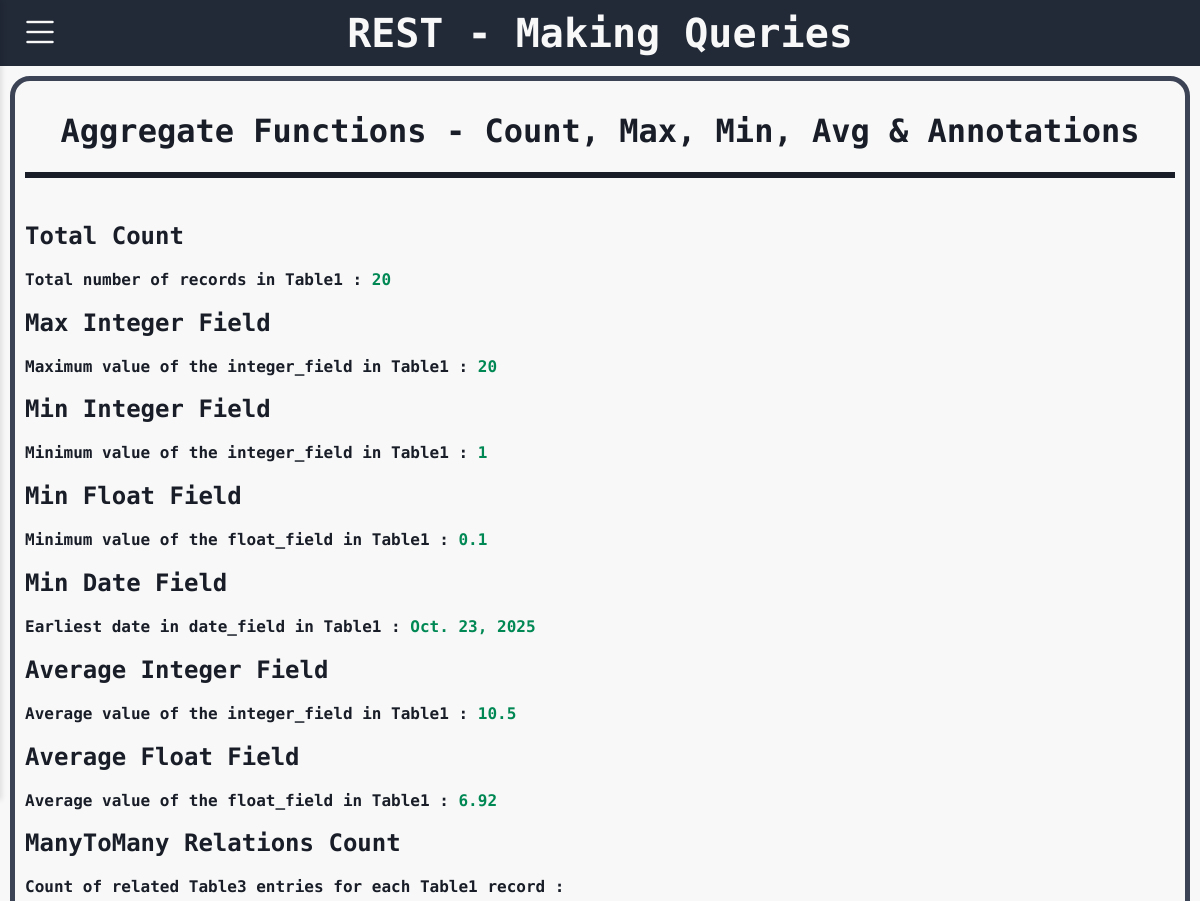
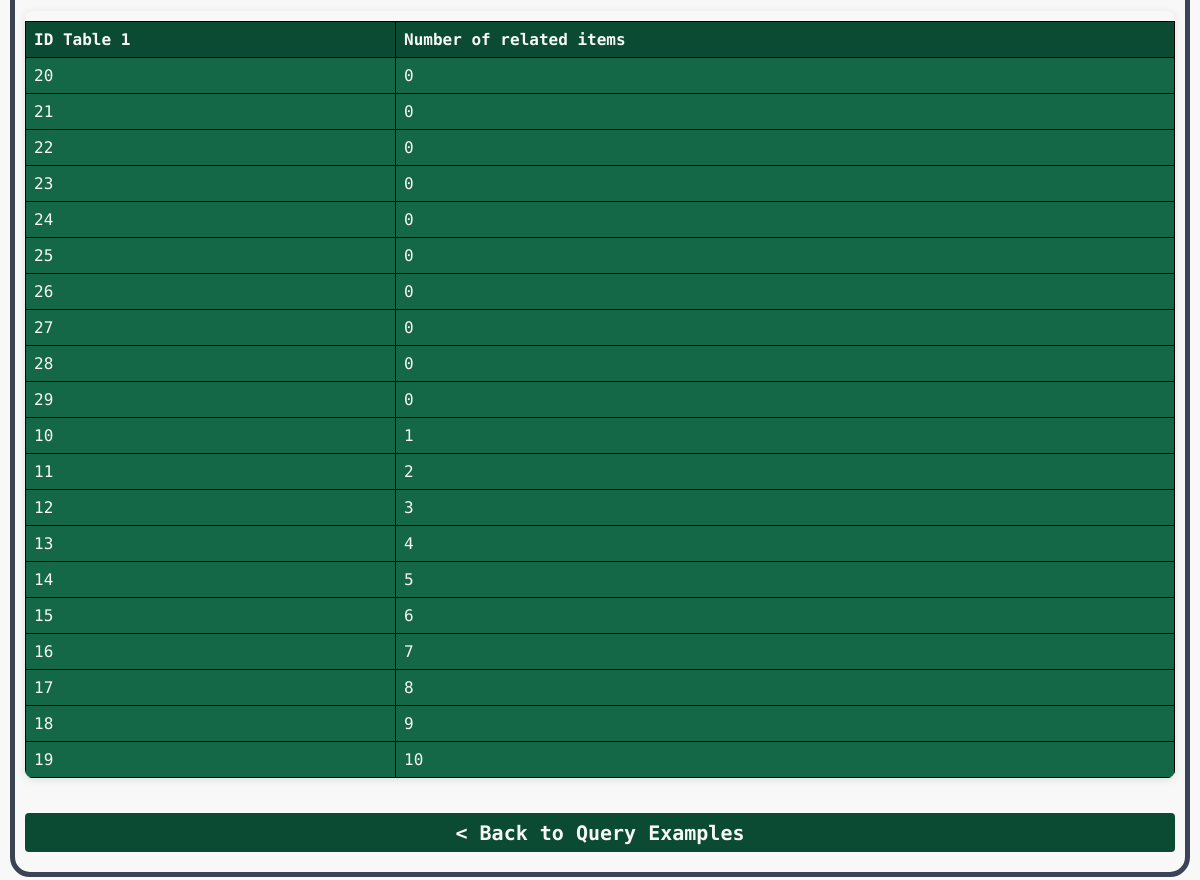
The page /query_values_example on the database its author committed (2 pictures, top to bottom).
### rest/models.py (models this page shows, shortened)
class Table1(models.Model):
    foreign_key = models.ForeignKey(Table2, on_delete=models.CASCADE, related_name='table1_foreign', null=True, blank=True)
    one_to_one = models.OneToOneField(Table2, on_delete=models.CASCADE, related_name='table1_one', null=True, blank=True)
    many_to_many = models.ManyToManyField(Table3, related_name='table1_many', blank=True)
    integer_field = models.IntegerField(null=True, blank=True)      # Integer value (optional)
    float_field = models.FloatField(null=True, blank=True)          # Floating point number
    char_field = models.CharField(max_length=15)                    # Short text with max length
    text_field= models.TextField(blank=True)                        # Long text (optional)
    boolean_field = models.BooleanField(default=False)              # True or False
    date_field = models.DateField(null=True, blank=True)           # Date only
    time_field = models.TimeField(null=True, blank=True)           # Time only
    datetime_field = models.DateTimeField(null=True, blank=True)   # Full date and time
    image_field = models.ImageField(upload_to='images/', null=True, blank=True)  # For image files
    file_field = models.FileField(upload_to='files/', null=True, blank=True)     # For general files

### rest/views.py (the view)
# urls.py: path('query_values_example', views.query_values_example, name='query_values_example'),
def query_values_example(request):
    count_data = Table1.objects.count()
    max_value = Table1.objects.aggregate(Max('integer_field'))
    min_integer = Table1.objects.aggregate(Min('integer_field'))
    min_float = Table1.objects.aggregate(Min('float_field'))
    min_date = Table1.objects.aggregate(Min('date_field'))
    avg_integer = Table1.objects.aggregate(Avg('integer_field'))
    avg_float = Table1.objects.aggregate(Avg('float_field'))
    count_many_to_many = Table1.objects.annotate(num_table3=Count('many_to_many'))
    value_names = [
        'Total Count',
        'Max Integer Field',
        'Min Integer Field',
        'Min Float Field',
        'Min Date Field',
        'Average Integer Field',
        'Average Float Field',
        'ManyToMany Relations Count'
    ]
    value_description = [
        'Total number of records in Table1',
        'Maximum value of the integer_field in Table1',
        'Minimum value of the integer_field in Table1',
        'Minimum value of the float_field in Table1',
        'Earliest date in date_field in Table1',
        'Average value of the integer_field in Table1',
        'Average value of the float_field in Table1',
        'Count of related Table3 entries for each Table1 record'
    ]
    values = [
        count_data,
        max_value['integer_field__max'],
        min_integer['integer_field__min'],
        min_float['float_field__min'],
        min_date['date_field__min'],
        round(avg_integer['integer_field__avg'], 2) if avg_integer['integer_field__avg'] else None,
        round(avg_float['float_field__avg'], 2) if avg_float['float_field__avg'] else None,
        count_many_to_many
    ]
    value_pairs = list(zip(value_names, value_description, values))
    return render(request, 'values_query.html', {
        'type': 'Aggregate Functions - Count, Max, Min, Avg & Annotations',
        'value_pairs': value_pairs,
    })

### json_app/context_processors.py (called while the page is built)
def dark_mode_context(request):
    return {'dark_mode': request.session.get('dark_mode', False)}

### rest/templates/values_query.html
{% extends "base.html" %}
{% block body %}
{% include "title.html" with title="- Making Queries" %}
<div class="container-table-rest">
  <h1 class="subtitle" style="text-align: center;">{{ type }}</h1>
  <hr class="horizontal-line">
  <br>
  {% for name, desc, value in value_pairs %}
  <h2 class="subtitle">{{ name }}</h2>
  <p class="text">{{ desc }} :
  {% if value|length > 1 and value.0 is not string %}
      <div class="table-container">
        <table class="crud-table">
          <thead>
            <tr>
                <th>ID Table 1</th>
                <th>Number of related items</th>
            </tr>
          </thead>
          <tbody>
            {% for v in value %}
            <tr>
                <td>{{ v.id }}</td>
                <td>{{ v.num_table3 }}</td>
            </tr>
            {% endfor %}
          </tbody>
        </table>
      </div>
  {% else %}
      <b class="text_keywords">{{ value }}</b>
  {% endif %}
  </p>
  {% endfor %}
  <br>
  <a class="back_button" href="{% url 'making_queries' %}">< Back to Query Examples</a>
</div>
{% endblock %}

### static/css/style.css (style rules this page uses)
:root { --dark-color: #181D27; --white-color: #F8F8F8; --green-body: #44B78B; --padding: 10px; --font-: 'Jersey 10', sans-serif; --font-small: "Kode Mono", monospace; }
body { font-family: var(--font-small); margin: 0px; font-weight: bolder; }
.horizontal-line { border: none; height: 6px; width: 100%; margin-top: 5px; margin-bottom: 5px; }
.table-container { overflow-x: auto; border-radius: 8px; box-shadow: 0 2px 8px rgba(0, 0, 0, 0.1); }
table.crud-table { border-collapse: collapse; color: var(--white-color); font-family: var(--font-small); width: 100%; margin-top: 10px; }
table.crud-table th, table.crud-table td { border: 1px solid #000000; font-weight: 100; font-size: 1em; padding: 8px; text-align: left; }
table.crud-table th { background-color: #0C4B33; font-weight: 900; }
table.crud-table td { background-color: #146747; }
.container-table-rest { padding: 10px; margin: 10px; border-radius: 20px; border-width: 5px; border-style: solid; border-color: #3c4355; }
.back_button { font-family: var(--font-small); background-color: #0C4B33; color: var(--white-color); text-decoration: none; border-radius: 4px; padding: 7.5px 15px 7.5px 15px; font-size: 1.25em; cursor: pointer; border: none; font-weight: 900; text-align: center; display: block; margin-bottom: 10px; }

### static/css/sidebar.css (style rules this page uses)
.crud-table { border-collapse: collapse; width: 100%; margin-top: 10px; }
.crud-table th, .crud-table td { border: 1px solid #000000; font-weight: 100; font-size: 1em; padding: 8px; text-align: left; }
.crud-table th { background-color: #0C4B33; font-weight: 900; color: var(--white-color); }
.crud-table td { background-color: #188058; color: var(--white-color); }

### static/css/dark_mode.css (style rules this page uses)
:root { --back-color: #F8F8F8; --text-color: #181D27; --dark-color: #222937; --green-dark: #0C4B33; --green-text:#008854; --grey: #3a3a3a; }
body { background-color: var(--back-color); transition: background-color 0.3s ease, color 0.3s ease; }
hr { background-color: var(--text-color); }
.subtitle { font-weight: 900; color: var(--text-color); }
.text { font-weight: 600; color: var(--text-color); }
.text_keywords { font-weight: 900; color: var(--green-text); }

### rows shown on the page
Table1: id "20", num_table3 "0"
Table1: id "21", num_table3 "0"
Table1: id "22", num_table3 "0"
Table1: id "23", num_table3 "0"
Table1: id "24", num_table3 "0"
Table1: id "25", num_table3 "0"
Table1: id "26", num_table3 "0"
Table1: id "27", num_table3 "0"
Table1: id "28", num_table3 "0"
Table1: id "29", num_table3 "0"
Table1: id "10", num_table3 "1"
Table1: id "11", num_table3 "2"
Table1: id "12", num_table3 "3"
Table1: id "13", num_table3 "4"
Table1: id "14", num_table3 "5"
Table1: id "15", num_table3 "6"
Table1: id "16", num_table3 "7"
Table1: id "17", num_table3 "8"
Table1: id "18", num_table3 "9"
Table1: id "19", num_table3 "10"

### other values the page prints
{{ title }} "- Making Queries"
{{ type }} "Aggregate Functions - Count, Max, Min, Avg & Annotations"
{{ name }} "Total Count" "Max Integer Field" "Min Integer Field" "Min Float Field" "Min Date Field" "Average Integer Field" "Average Float Field" "ManyToMany Relations Count"
{{ desc }} "Total number of records in Table1" "Maximum value of the integer_field in Table1" "Minimum value of the integer_field in Table1" "Minimum value of the float_field in Table1" "Earliest date in date_field in Table1" "Average value of the integer_field in Table1" "Average value of the float_field in Table1" "Count of related Table3 entries for each Table1 record"
{{ value }} "20" "20" "1" "0.1" "Oct. 23, 2025" "10.5" "6.92"
